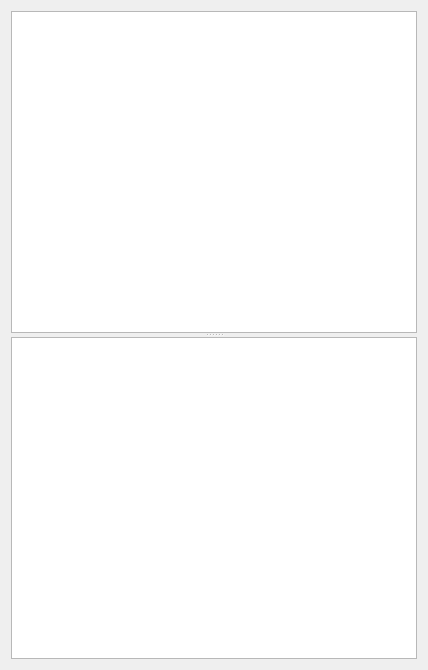
<?xml version="1.0" encoding="UTF-8"?>
<ui version="4.0">
 <class>Literal</class>
 <widget class="QWidget" name="Literal">
  <property name="geometry">
   <rect>
    <x>0</x>
    <y>0</y>
    <width>428</width>
    <height>670</height>
   </rect>
  </property>
  <property name="windowTitle">
   <string>Form</string>
  </property>
  <layout class="QGridLayout" name="gridLayout">
   <item row="0" column="0">
    <widget class="QSplitter" name="splitter">
     <property name="orientation">
      <enum>Qt::Vertical</enum>
     </property>
     <widget class="QPlainTextEdit" name="literalEdit">
      <property name="focusPolicy">
       <enum>Qt::WheelFocus</enum>
      </property>
     </widget>
     <widget class="QTableView" name="table">
      <property name="focusPolicy">
       <enum>Qt::NoFocus</enum>
      </property>
     </widget>
    </widget>
   </item>
  </layout>
 </widget>
 <resources/>
 <connections/>
</ui>
